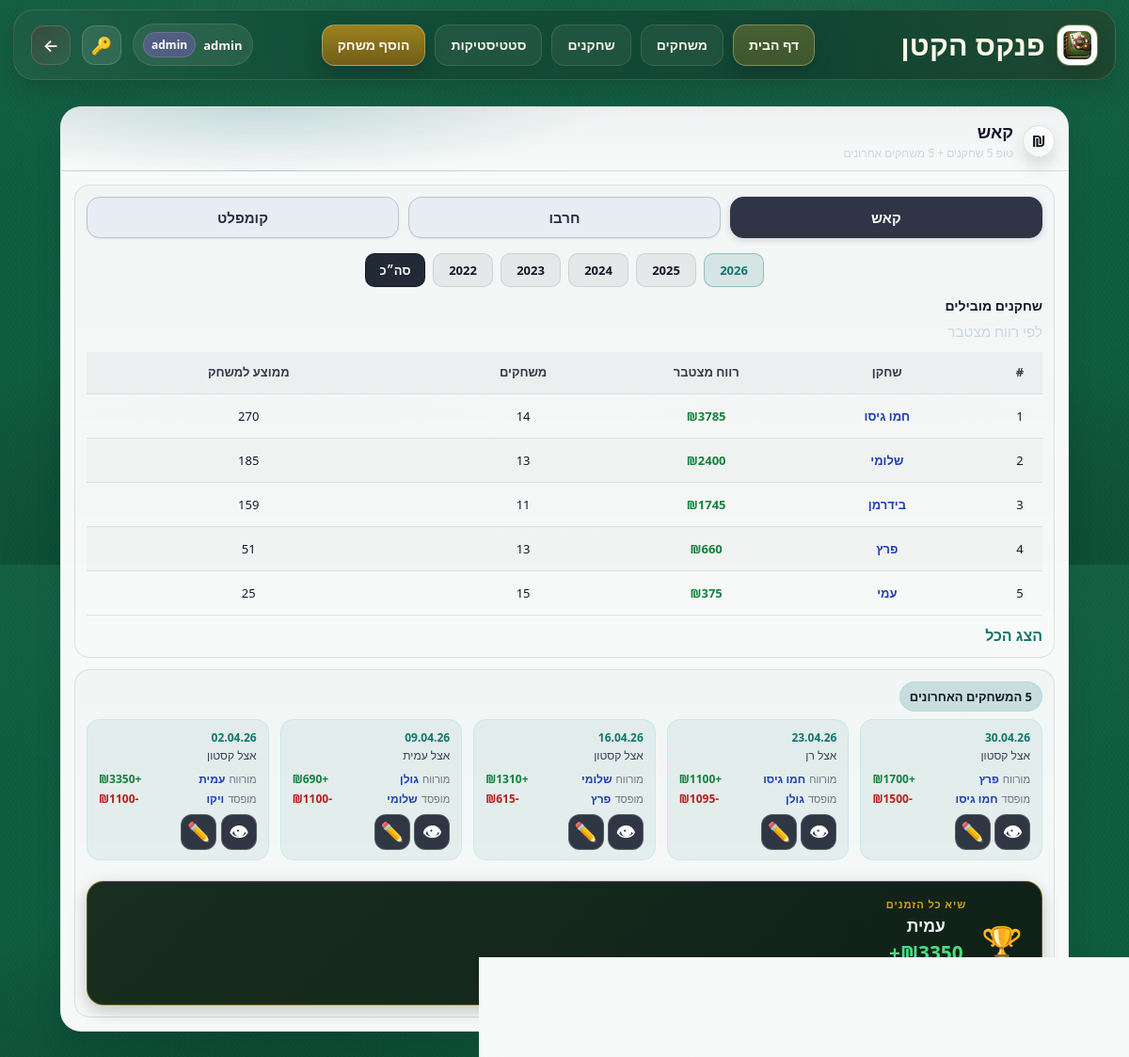
The page / (signed in) on the database its author committed.
### tables this page shows
CREATE TABLE users (
        id INTEGER PRIMARY KEY AUTOINCREMENT,
        username TEXT NOT NULL UNIQUE,
        password_hash TEXT NOT NULL,
        role TEXT NOT NULL CHECK (role IN ('admin', 'magician', 'player'))
    , is_approved INTEGER NOT NULL DEFAULT 0, player_id INTEGER NULL);

CREATE TABLE players (
        id INTEGER PRIMARY KEY AUTOINCREMENT,
        name TEXT NOT NULL
    );

CREATE TABLE games (
        id INTEGER PRIMARY KEY AUTOINCREMENT,
        date TEXT NOT NULL,
        location TEXT,
        game_type TEXT NOT NULL CHECK (game_type IN ('cash', 'harbo'))
    , table_id INTEGER NOT NULL DEFAULT 1);

CREATE TABLE game_results (
        id INTEGER PRIMARY KEY AUTOINCREMENT,
        game_id INTEGER NOT NULL,
        player_id INTEGER NOT NULL,
        buyin REAL NOT NULL,
        cashout REAL NOT NULL,
        profit REAL NOT NULL,
        FOREIGN KEY (game_id) REFERENCES games(id),
        FOREIGN KEY (player_id) REFERENCES players(id)
    );

### src/pokerapp/routes/main.py (the view)
@bp.route("/")
@login_required
def home():
    current_year = str(date.today().year)
    view = request.args.get("view", "cash")
    selected_year = request.args.get("year") or current_year
    players_view = request.args.get("players", "top")
    players_limit = 5 if players_view != "all" else 9999
    top_players = []
    recent_games = []
    conn = get_db_connection()
    cur = conn.cursor()
    cur.execute("""
        SELECT DISTINCT substr(date, 1, 4) AS year
        FROM games
        WHERE date LIKE '____-__-__'
        ORDER BY year DESC;
    """)
    years = [row["year"] for row in cur.fetchall() if row["year"]]
    if selected_year != "all" and selected_year not in years:
        selected_year = years[0] if years else current_year
    if "all" not in years:
        years.append("all")
    if view == "cash":
        top_players = get_top_players("cash", players_limit, year=selected_year)
        top_players = enrich_players(conn, top_players, "cash", selected_year)
        recent_games = get_recent_games("cash", 5, year=selected_year)
        recent_games = enrich_recent_games_with_highlights(conn, recent_games)
    elif view == "harbo":
        top_players = get_top_players("harbo", players_limit, year=selected_year)
        top_players = enrich_players(conn, top_players, "harbo", selected_year)
        recent_games = get_recent_games("harbo", 5, year=selected_year)
        recent_games = enrich_recent_games_with_highlights(conn, recent_games)
    elif view == "complete":
        top_players = get_complete_top_players(limit=players_limit, year=selected_year)
        recent_games = get_complete_recent_games(limit=5, year=selected_year)
        recent_games = enrich_recent_games_with_highlights(conn, recent_games)
    conn2 = get_db_connection()
    if view == "cash":
        _type_filter = "AND g.game_type = 'cash'"
    elif view == "harbo":
        _type_filter = "AND g.game_type = 'harbo'"
    else:
        _type_filter = ""
    record_game = conn2.execute(f"""
        SELECT p.id AS player_id, p.name AS player_name,
               gr.profit, g.date, g.id AS game_id
        FROM game_results gr
        JOIN players p ON p.id = gr.player_id
        JOIN games g ON g.id = gr.game_id
        WHERE gr.profit IS NOT NULL
          AND g.date LIKE '____-__-__'
          {_type_filter}
        ORDER BY gr.profit DESC
        LIMIT 1
    """).fetchone()
    record_game = dict(record_game) if record_game else None
    conn2.close()
    conn.close()
    ga_login = flask_session.pop("_ga_login", False)
    return render_template(
        "home.html",
        current_user=get_current_user(),
        view=view,
        selected_year=selected_year,
        years=years,
        players_view=players_view,
        top_players=top_players,
        recent_games=recent_games,
        ga_login=ga_login,
        record_game=record_game,
    )

### src/pokerapp/db/connection.py (called while the page is built)
def get_db_connection():
    db_path = current_app.config["DB_PATH"]
    conn = sqlite3.connect(db_path, timeout=5)
    conn.row_factory = sqlite3.Row
    conn.execute("PRAGMA foreign_keys = ON;")
    conn.execute("PRAGMA journal_mode = WAL;")
    conn.execute("PRAGMA synchronous = NORMAL;")
    conn.execute("PRAGMA busy_timeout = 5000;")
    return conn

### src/pokerapp/routes/main.py (called while the page is built, shortened)
def enrich_players(conn, players, game_type: str, year: str):
    enriched = []
    for p in players:
        p = dict(p)
        pid = p.get("player_id") or p.get("id")
        total = p.get("total_profit")
        if total is None:
            total = 0
        if pid:
            games_count, years_count = _get_player_stats(conn, game_type, year, int(pid))
        else:
            games_count, years_count = 0, 0
        p["games_count"] = games_count
        p["years_count"] = years_count
        p["avg_per_game"] = int(round(float(total) / games_count)) if games_count else 0
        p["avg_per_year"] = int(round(float(total) / years_count)) if years_count else 0
        enriched.append(p)
    return enriched

### src/pokerapp/services/auth.py (called while the page is built)
def get_current_user():
    uid = session.get("user_id")
    if not uid:
        return None
    conn = get_db_connection()
    cur = conn.cursor()
    cur.execute("SELECT id, username, role, player_id FROM users WHERE id = ?;", (uid,))
    user = cur.fetchone()
    conn.close()
    return user

def login_required(view_func):
    @wraps(view_func)
    def wrapper(*args, **kwargs):
        if not session.get("user_id"):
            return redirect(url_for("auth.login"))
        return view_func(*args, **kwargs)
    return wrapper

### src/pokerapp/templates/home.html (shortened to what this page needs)
{% extends "base.html" %}
{% block content %}
<div class="home-dashboard">
  <section class="game-card home-board">
    <div class="game-header">
      <div class="game-title">
        <div class="chip">
          {% if view == "cash" %}
          ₪
          {% elif view == "harbo" %}
          ★
          {% else %}
          ♣
          {% endif %}
        </div>
        <div>
          <h2>
            {% if view == "cash" %}
            קאש
            {% elif view == "harbo" %}
            חרבו
            {% else %}
            קומפלט
            {% endif %}
          </h2>
          <div class="note">
            {% if players_view == "all" %}
            כל השחקנים + 5 משחקים אחרונים
            {% else %}
            טופ 5 שחקנים + 5 משחקים אחרונים
            {% endif %}
          </div>
        </div>
      </div>
    </div>
    <div class="game-body">
      <div class="panel">
        <div class="view-switch view-switch-top">
          <a class="btn {% if view == 'cash' %}primary{% else %}ghost{% endif %}"
            href="{{ url_for('main.home', view='cash', year=selected_year, players=players_view) }}"
            onclick="gtag('event','view_switch',{view:'cash'});">
            קאש
          </a>
          <a class="btn {% if view == 'harbo' %}primary{% else %}ghost{% endif %}"
            href="{{ url_for('main.home', view='harbo', year=selected_year, players=players_view) }}"
            onclick="gtag('event','view_switch',{view:'harbo'});">
            חרבו
          </a>
          <a class="btn {% if view == 'complete' %}primary{% else %}ghost{% endif %}"
            href="{{ url_for('main.home', view='complete', year=selected_year, players=players_view) }}"
            onclick="gtag('event','view_switch',{view:'complete'});">
            קומפלט
          </a>
        </div>
        <div class="year-selector">
          {% for year in years %}
          <a class="btn ghost {% if selected_year == year %}active{% endif %} {% if year == 'all' %}total-btn{% endif %}"
            href="{{ url_for('main.home', view=view, year=year, players=players_view) }}"
            onclick="gtag('event','year_filter',{year:'{{ year }}'});">
            {% if year == 'all' %}סה״כ{% else %}{{ year }}{% endif %}
          </a>
          {% endfor %}
        </div>
        <div class="leaders-header">
          <div>
            <h3>שחקנים מובילים</h3>
            <div class="subnote">
              {% if view == "complete" %}
              לפי רווח מצטבר בקאש + חרבו
              {% else %}
              לפי רווח מצטבר
              {% endif %}
            </div>
          </div>
        </div>
        {% if top_players and top_players|length > 0 %}
        <div class="table-wrap big">
          <table class="leaders-table big">
            <thead>
              <tr>
                <th>#</th>
                <th>שחקן</th>
                <th class="num">רווח מצטבר</th>
                <th class="num">משחקים</th>
                <th class="num">ממוצע למשחק</th>
              </tr>
            </thead>
            <tbody>
              {% for row in top_players %}
              {% set val = row["total_profit"] or 0 %}
              <tr>
                <td>{{ loop.index }}</td>
                <td>
                  <a href="{{ url_for('main.player_detail', player_id=row['player_id']) }}">{{ row["player_name"] }}</a>
                </td>
                <td class="num profit {% if val >= 0 %}pos{% else %}neg{% endif %}">
                  <span class="money">₪{{ "%.0f"|format(val) }}</span>
                </td>
                {% if view == "complete" %}
                <td class="num">{{ row["games_played"] or 0 }}</td>
                <td class="num">{{ (row["avg_profit_per_game"] or 0) | round | int }}</td>
                <td class="num">{{ row["years_played"] or 0 }}</td>
                {% else %}
                <td class="num">{{ row["games_count"] or 0 }}</td>
                <td class="num">{{ (row["avg_per_game"] or 0) | round | int }}</td>
                {% endif %}
              </tr>
              {% endfor %}
            </tbody>
          </table>
        </div>
        <div class="table-actions">
          {% if players_view == "all" %}
          <a class="link" href="{{ url_for('main.home', view=view, year=selected_year, players='top') }}">
            צמצם
          </a>
          {% else %}
          <a class="link" href="{{ url_for('main.home', view=view, year=selected_year, players='all') }}">
            הצג הכל
          </a>
          {% endif %}
        </div>
        {% else %}
        <div class="empty">אין עדיין נתונים להצגה.</div>
        {% endif %}
      </div>
      <div class="panel">
        <h3>
          <span class="panel-title">5 המשחקים האחרונים</span>
        </h3>
        {% if recent_games and recent_games|length > 0 %}
        <div class="recent-cards">
          {% for g in recent_games[:5] %}
          {% set winner_amount = g["top_winner_amount"] if g["top_winner_amount"] is not none else 0 %}
          {% set loser_amount = g["top_loser_amount"] if g["top_loser_amount"] is not none else 0 %}
          <div class="recent-card">
            <div class="recent-meta">
              <div class="recent-date">{{ g["date_il"] or g["date"] }}</div>
              <div class="recent-location">{{ g["location"] or "ללא מיקום" }}</div>
            </div>
            <div class="recent-lines">
              <div class="recent-line winner-line">
                <span class="recent-line-label">מורווח</span>
                <span class="recent-line-name">
                  {% if g["top_winner_id"] %}
                  <a href="{{ url_for('main.player_detail', player_id=g['top_winner_id']) }}">{{ g["top_winner_name"] }}</a>
                  {% else %}—{% endif %}
                </span>
                <span class="recent-line-value pos">+₪{{ "%.0f"|format(winner_amount) }}</span>
              </div>
              <div class="recent-line loser-line">
                <span class="recent-line-label">מופסד</span>
                <span class="recent-line-name">
                  {% if g["top_loser_id"] %}
                  <a href="{{ url_for('main.player_detail', player_id=g['top_loser_id']) }}">{{ g["top_loser_name"] }}</a>
                  {% else %}—{% endif %}
                </span>
                <span class="recent-line-value neg">-₪{{ "%.0f"|format(loser_amount|abs) }}</span>
              </div>
            </div>
            <div class="recent-action">
              <a class="btn view-btn icon-btn" href="{{ url_for('main.game_results', game_id=g['id']) }}"
                aria-label="צפייה" title="צפייה">👁</a>
              {% if current_user and current_user["role"] == "admin" %}
              <a class="btn primary icon-btn" href="{{ url_for('main.game_results_edit', game_id=g['id']) }}"
                aria-label="עריכה" title="עריכה">✏️</a>
              {% endif %}
            </div>
          </div>
          {% endfor %}
        </div>
        {% else %}
        <div class="empty">אין משחקים עדיין.</div>
        {% endif %}
        {% if record_game %}
        {% set rd = record_game["date"] %}
        <div class="record-box">
          <div class="record-crown">🏆</div>
          <div class="record-body">
            <div class="record-label">שיא כל הזמנים</div>
            <div class="record-player">
              <a href="{{ url_for('main.player_detail', player_id=record_game['player_id']) }}">
                {{ record_game["player_name"] }}
              </a>
            </div>
            <div class="record-amount">+₪{{ "%.0f"|format(record_game["profit"]) }}</div>
            <div class="record-date">
              <a href="{{ url_for('main.game_results', game_id=record_game['game_id']) }}">
              </a>
            </div>
          </div>
        </div>
        {% endif %}
      </div>
  </section>
</div>
{% endblock %}

### src/pokerapp/templates/base.html (shortened to what this page needs)
<!doctype html>
<html lang="he" dir="rtl">
<head>
  <link rel="stylesheet" href="{{ url_for('static', filename='css/base.css', v='20260513-4') }}">
  <link rel="stylesheet" href="{{ url_for('static', filename='css/style.css', v='20260513-4') }}">
</head>
<body>
  <header class="site-header">
    <div class="topbar topbar-shell">
      <div class="brand brand-compact">
        <a class="brand-mark brand-mark-image" href="{{ url_for('main.home') }}" aria-label="דף הבית">
          <img src="{{ url_for('static', filename='icons/icon-512.png') }}" alt="פוקר אפ" width="44" height="44">
        </a>
        <div class="brand-copy">
          <h1>פנקס הקטן</h1>
        </div>
      </div>
      <nav class="main-nav" aria-label="ניווט ראשי">
        <a class="nav-chip {% if request.endpoint == 'main.home' %}active{% endif %}" href="{{ url_for('main.home') }}">
          דף הבית
        </a>
        <a class="nav-chip {% if request.endpoint == 'main.games_list' %}active{% endif %}"
          href="{{ url_for('main.games_list') }}">
          משחקים
        </a>
        <a class="nav-chip {% if request.endpoint == 'main.players' %}active{% endif %}"
          href="{{ url_for('main.players') }}">
          שחקנים
        </a>
        <a class="nav-chip {% if request.endpoint == 'main.stats' %}active{% endif %}"
          href="{{ url_for('main.stats') }}">
          סטטיסטיקות
        </a>
        {% if current_user and current_user["role"] == "admin" %}
        <a class="nav-chip nav-chip-accent {% if request.endpoint == 'main.add_game' %}active{% endif %}"
          href="{{ url_for('main.add_game') }}">
          הוסף משחק
        </a>
        {% endif %}
      </nav>
      <div class="topbar-actions">
        {% if current_user %}
        <div class="user-mini">
          <span class="user-name">{{ current_user["username"] }}</span>
          {% if current_user["role"] %}
          <span class="badge {{ current_user['role'] }}">{{ current_user["role"] }}</span>
          {% endif %}
        </div>
        {% endif %}
        {% if current_user %}
        <a class="icon-circle" href="{{ url_for('auth.change_password') }}" aria-label="שינוי סיסמה" title="שינוי סיסמה">
          🔑
        </a>
        {% endif %}
        <a class="icon-circle logout-btn" href="{{ url_for('auth.logout') }}" aria-label="התנתקות" title="התנתקות"
           onclick="gtag('event','logout');">
          ←
        </a>
      </div>
    </div>
  </header>
  <main class="container">
    {% block content %}{% endblock %}
  </main>
</body>
</html>

### rows shown on the page
users: username "admin", role "admin"
players: player_name "חמו גיסו", val "3785", row "14", avg_per_game "270", top_loser_name "חמו גיסו", top_winner_name "חמו גיסו"
players: player_name "שלומי", val "2400", row "13", avg_per_game "185", top_winner_name "שלומי", top_loser_name "שלומי"
players: player_name "בידרמן", val "1745", row "11", avg_per_game "159"
players: player_name "פרץ", val "660", id "13", avg_per_game "51", top_winner_name "פרץ", top_loser_name "פרץ"
players: player_name "עמי", val "375", row "15", avg_per_game "25"
games: location "אצל קסטון"
game_results: profit "1700"
game_results: profit "1500"
games: location "אצל רן"
game_results: profit "1100"
players: top_loser_name "גולן", top_winner_name "גולן"
game_results: profit "1095"
games: location "אצל קסטון"
game_results: profit "1310"
game_results: profit "615"
games: location "אצל עמית"
game_results: profit "690"
game_results: profit "1100"
games: location "אצל קסטון"
players: top_winner_name "עמית", player_name "עמית"
game_results: profit "3350", profit "3350"
players: top_loser_name "ויקו"
game_results: profit "1100"

### other values the page prints
{{ year }} "2026" "2025" "2024" "2023" "2022"
{{ g["date_il"] or g["date"] }} "30.04.26" "23.04.26" "16.04.26" "09.04.26" "02.04.26"
